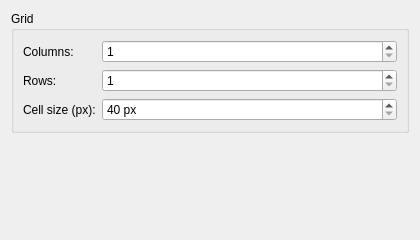
<?xml version="1.0" encoding="UTF-8"?>
<ui version="4.0">
 <class>KivvyConfig</class>
 <widget class="QWidget" name="KivvyConfig">
  <property name="geometry">
   <rect>
    <x>0</x>
    <y>0</y>
    <width>420</width>
    <height>240</height>
   </rect>
  </property>
  <layout class="QVBoxLayout" name="mainLayout">
   <item>
    <widget class="QGroupBox" name="gridGroup">
     <property name="title">
      <string>Grid</string>
     </property>
     <layout class="QFormLayout" name="formLayout">
      <item row="0" column="0">
       <widget class="QLabel" name="colsLabel">
        <property name="text">
         <string>Columns:</string>
        </property>
       </widget>
      </item>
      <item row="0" column="1">
       <widget class="QSpinBox" name="kcfg_Cols">
        <property name="minimum">
         <number>1</number>
        </property>
        <property name="maximum">
         <number>16</number>
        </property>
       </widget>
      </item>
      <item row="1" column="0">
       <widget class="QLabel" name="rowsLabel">
        <property name="text">
         <string>Rows:</string>
        </property>
       </widget>
      </item>
      <item row="1" column="1">
       <widget class="QSpinBox" name="kcfg_Rows">
        <property name="minimum">
         <number>1</number>
        </property>
        <property name="maximum">
         <number>16</number>
        </property>
       </widget>
      </item>
      <item row="2" column="0">
       <widget class="QLabel" name="cellSizeLabel">
        <property name="text">
         <string>Cell size (px):</string>
        </property>
       </widget>
      </item>
      <item row="2" column="1">
       <widget class="QSpinBox" name="kcfg_CellSize">
        <property name="suffix">
         <string> px</string>
        </property>
        <property name="minimum">
         <number>40</number>
        </property>
        <property name="maximum">
         <number>300</number>
        </property>
        <property name="singleStep">
         <number>10</number>
        </property>
        <property name="toolTip">
         <string>On-screen size of each grid cell in the popup panel. Does not affect the snapped window size, only the panel.</string>
        </property>
       </widget>
      </item>
     </layout>
    </widget>
   </item>
   <item>
    <spacer name="verticalSpacer">
     <property name="orientation">
      <enum>Qt::Vertical</enum>
     </property>
     <property name="sizeHint" stdset="0">
      <size>
       <width>20</width>
       <height>40</height>
      </size>
     </property>
    </spacer>
   </item>
  </layout>
 </widget>
 <resources/>
 <connections/>
</ui>
